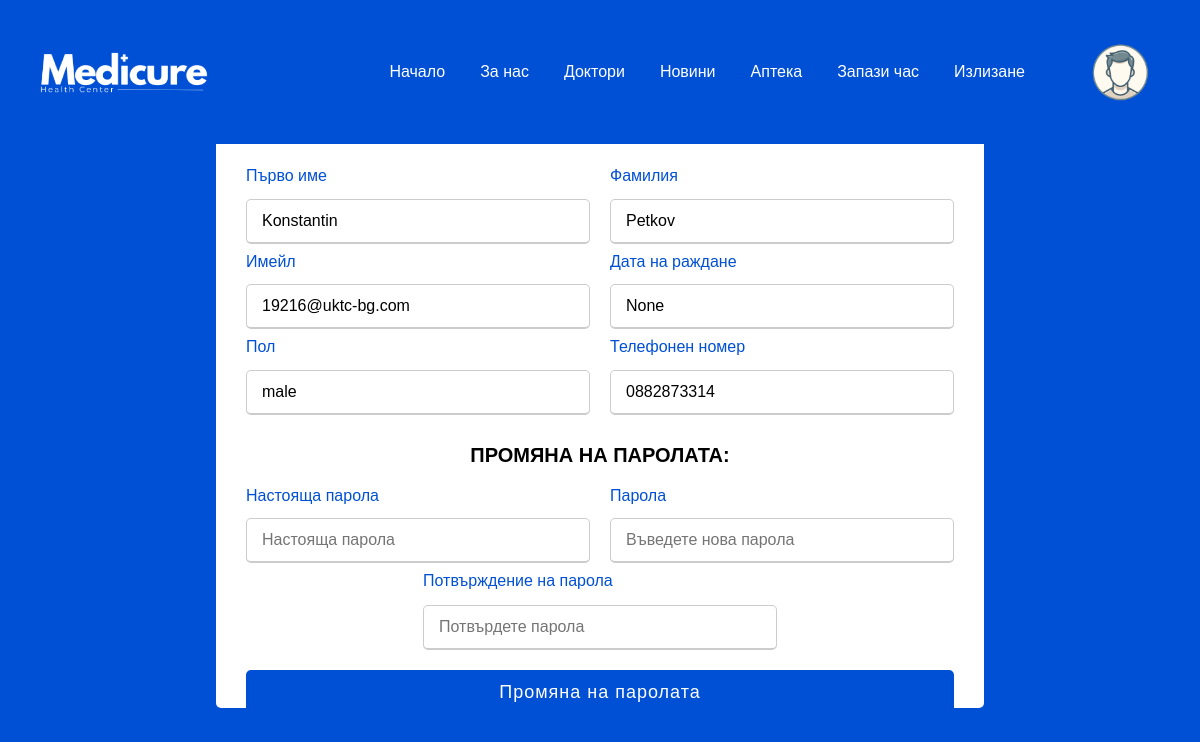
/profile (signed in), run on an earlier commit of the app's database.
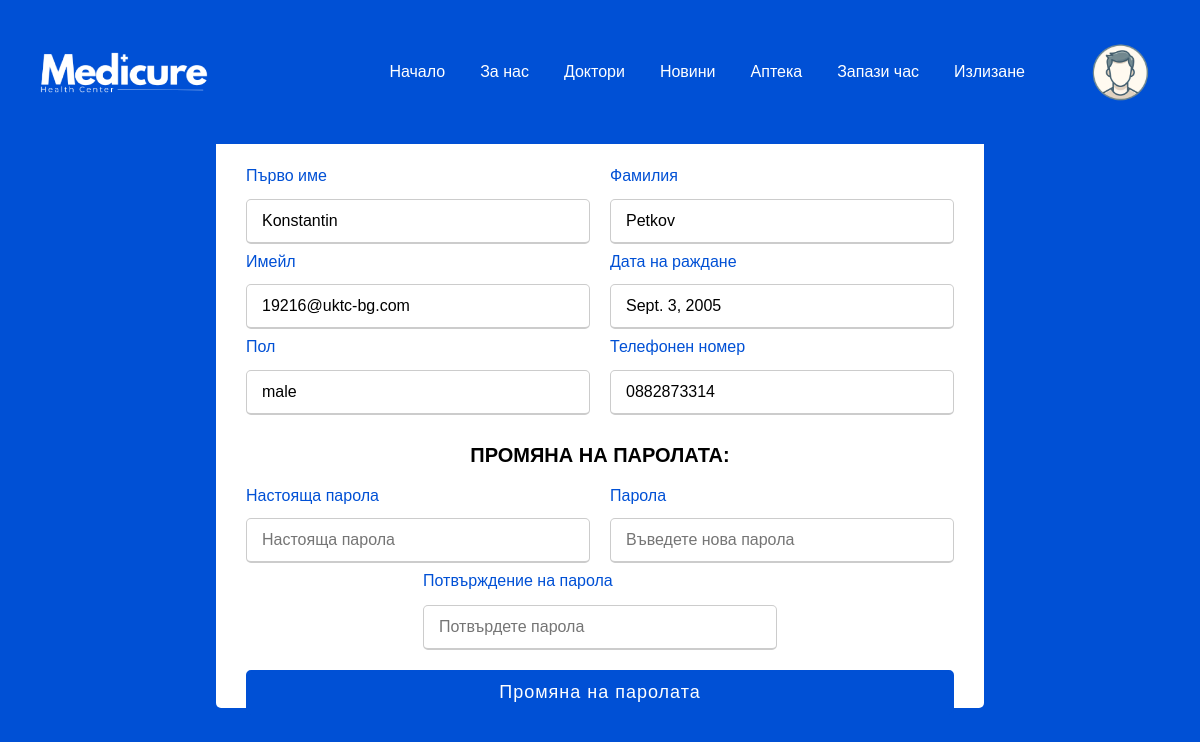
And on a later commit of the database.
### projectapp/models.py (models this page shows, shortened)
class CustomUser(models.Model):
    user = models.OneToOneField(User, on_delete=models.CASCADE, blank=True, null=True)
    phone = models.CharField(max_length=13)
    date_of_birth = models.DateField(null=True, blank=True)
    specialty = models.CharField(max_length=100, null=True, blank=True)
    ROLE_CHOICES = [
        ('admin', 'Administrator'),
        ('doctor', 'Doctor'),
        ('patient', 'Patient')
    ]
    role = models.CharField(max_length=7, choices=ROLE_CHOICES)
    forgot_password_token = models.CharField(max_length=100, null=True, blank=True)
    GENDER_CHOICES = [
        ('male' , 'Male'),
        ('female', 'Female'),
        ('other' , 'Other')
    ]
    gender = models.CharField(max_length=6, choices=GENDER_CHOICES, default='not set', blank=True, null=True)

### projectapp/views.py (the view, shortened to what this page needs)
# urls.py: path('profile', views.profilePage, name='profile'),
@login_required
def profilePage(request):
    return render(request, 'profile.html')

### projectapp/context_processors.py (called while the page is built)
def add_user_profile(request):
    if request.user.is_authenticated:
        user_profile = CustomUser.objects.get(user=request.user)
        return {'user_profile': user_profile}
    return {}

### template/profile.html (shortened to what this page needs)
{% load static %}
<!DOCTYPE html>
<html lang="bg">
<head>
    <link rel="stylesheet" href="{% static 'css/MyProfile.css' %}">
</head>
<body>
    {% include 'nav.html' %}
<main>
    <br><br><br><br>
<div class="container-form">
<div class="user-details">
    <h3>Моят Профил:</h3>
<div class="input-box">
    <span class="details">Първо име</span>
  <input type="text"  name="first_name" placeholder="Въведете първо име" value="{{user.first_name}}" readonly>
  </div>
  <div class="input-box">
    <span class="details">Фамилия</span>
    <input type="text" name="last_name"  value="{{user.last_name}}" readonly>
  </div>
  <div class="input-box">
    <span class="details">Имейл</span>
    <input type="email" name = "mail" placeholder="Въведете имейл" value="{{user.email}}" readonly>
  </div>
  <div class="input-box">
    <span class="details">Дата на раждане</span>
    <input type="text" name = ""  value="{{user_profile.date_of_birth}}" readonly>
  </div>
  <div class="input-box">
    <span class="details">Пол</span>
    <input type="text" name = "" value="{{user_profile.gender}}" readonly>
  </div>
  <div class="input-box">
    <span class="details">Телефонен номер</span>
    <input type="tel" name = "phone"  value="{{user_profile.phone}}" readonly>
  </div>
  <hr>
  <h3>Промяна на паролата:</h3>
<form class="user-details" method="POST" action="{% url 'profile' %}">
  <div class="input-box" >
    <span class="details">Настояща парола</span>
    <input type="password"name="current_password" placeholder="Настояща парола" required>
  </div>
  <div class="input-box" >
    <span class="details">Парола</span>
    <input type="password" name = "new_password" placeholder="Въведете нова парола" id="pass1" onkeyup="validate()" required>
  </div>
  <div class="input-box-center" >
    <span class="details">Потвърждение на парола</span>
    <input type="password" placeholder="Потвърдете парола" name="confirm_password" id="pass2" onkeyup="validate()" required>
  </div>
</div>
<div class="button">
  <input type="submit" value="Промяна на паролата">
</div>
</div>
</main>
</body>
</html>

### template/nav.html (shortened to what this page needs)
{% load static %}
    <link rel = "stylesheet" href = "{% static 'css/normalize.css' %}">
    <link rel = "stylesheet" href = "{% static 'css/main.css' %}">
<nav class = "navbar bg-blue">
    <div class = "container flex">
        <a href = "{% url 'index' %}" class = "navbar-brand">
            <img src = "{% static 'images/Medicure.png' %}" alt = "site logo">
        </a>
        <div class = "navbar-collapse bg-white">
            <ul class = "navbar-nav">
                <li class = "nav-item">
                    <a href = "{% url 'index' %}" class = "nav-link">Начало</a>
                </li>
                <li class = "nav-item">
                    <a href = "{% url 'aboutus' %}" class = "nav-link">За нас</a>
                </li>
                <li class = "nav-item">
                    <a href = "{% url 'doctors' %}" class = "nav-link">Доктори</a>
                </li>
                <li class = "nav-item">
                    <a href = "#" class = "nav-link">Новини</a>
                </li>
                <li class = "nav-item">
                    <a href = "#" class = "nav-link">Аптека</a>
                </li>
                {% if user.is_authenticated %}
                    {% if user_profile.role == 'patient' and user_profile.gender == 'male' %}
                    <li class = "nav-item">
                        <a href = "#" class = "nav-link appointment">Запази час</a>
                    </li>
                    <li class = "nav-item"><a class="nav-link" href="{% url 'logout' %}"">Излизане</a></li>
                </ul>
                    <div class="search-bar">
                        <a href="{% url 'profile' %}"><img class="profile-img" style="height: 80px; width:80px;" src="{% static 'images/profilepic1.png' %}" alt="profilepic"></a>
                    </div>
                    {% elif  user_profile.role == 'doctor' and user_profile.gender == 'male' %}
                    <li class = "nav-item"><a class="nav-link" href="{% url 'logout' %}"">Излизане</a></li>
                </ul>
                    <div class="search-bar">
                        <a href="{% url 'profile' %}"><img class="profile-img" style="height: 60px; width:60px;" src="{% static 'images/profilepic3.png' %}" alt="profilepic"></a>
                    </div>
                    {% elif  user_profile.role == 'doctor' and user_profile.gender == 'female' %}
                    <li class = "nav-item"><a class="nav-link" href="{% url 'logout' %}"">Излизане</a></li>
                </ul>
                    <div class="search-bar">
                        <a href="{% url 'profile' %}"><img class="profile-img" style="height: 80px; width:80px;" src="{% static 'images/profilepic4.png' %}" alt="profilepic"></a>
                    </div>
                    {% else %}
                    <li class = "nav-item"><a class="nav-link" href="{% url 'logout' %}"">Излизане</a></li>
                </ul>
                    <div class="search-bar">
                        <a href="{% url 'profile' %}"><img class="profile-img" style="height: 50px; width:50px;" src="{% static 'images/profilepic5.png' %}" alt="profilepic"></a>
                    </div>
                    {% endif %}
                {% endif %}
        </div>
    </div>
</nav>

### static/css/MyProfile.css (style rules this page uses)
* { margin: 0; padding: 0; box-sizing: border-box; font-family: Gill Sans, sans-serif; }
body { background-color: #0050d5; }
.container-form { position: absolute; top: 50%; left: 50%; transform: translate(-50%, -50%); width: 90%; max-width: 600px; height: 69vh; background-color: #fff; padding: 30px; border-radius: 5px; border-color: #0050d5; color: #0050d5; }
.user-details { display: flex; flex-wrap: wrap; justify-content: space-between; margin-bottom: 5px; }
h3 { width: 100%; font-size: 20px; font-weight: 600; padding-bottom: 15px; text-align: center; color: #000000; text-transform: uppercase; }
.user-details .input-box { width: 100%; margin-bottom: 5px; }
.user-details .input-box span.details { display: block; font-weight: 500; margin-bottom: 10px; }
.user-details .input-box input { height: 45px; width: 100%; outline: none; font-size: 16px; border-radius: 5px; padding-left: 15px; border: 1px solid #ccc; border-bottom-width: 2px; }
@media (min-width: 768px) { .container-form { max-width: 768px; max-height: 90vh; height: 77vh; } }
@media (min-width: 768px) { .user-details .input-box { width: calc(50% - 10px); } }
@media (min-width: 768px) { .user-details .input-box-center { width: calc(100% - 10px); } }
@media (min-width: 768px) { .user-details .input-box-center { width: 100%; margin-bottom: 10px; } }
@media (min-width: 768px) { .user-details .input-box-center input { height:45px; width: 50%; outline: none; font-size: 16px; border-radius: 5px; padding-left: 15px; border: 1px solid #ccc; border-bottom-width: 2px; margin-left: 25%; margin-top: 11px; } }
@media (min-width: 768px) { .input-box-center span { width: 100%; margin-left: 25%; margin-bottom: 5px; } }
.button { height: 45px; }
.button input { height: 100%; width: 100%; border-radius: 5px; color: #fff; font-size: 18px; font-weight: 500; letter-spacing: 1px; cursor: pointer; transition: 0.5s; background-color: #0050d5; border: 2px solid #0050d5 }
hr { height: 8px; border-style: solid; border-color: #ffffff; background-color: #0050d5; width: 80%; margin: auto; margin-top: 10px; margin-bottom: 10px; }

What changed in the data, as far as the page shows it:
changed CustomUser "male": date_of_birth "None" → "Sept. 3, 2005"
